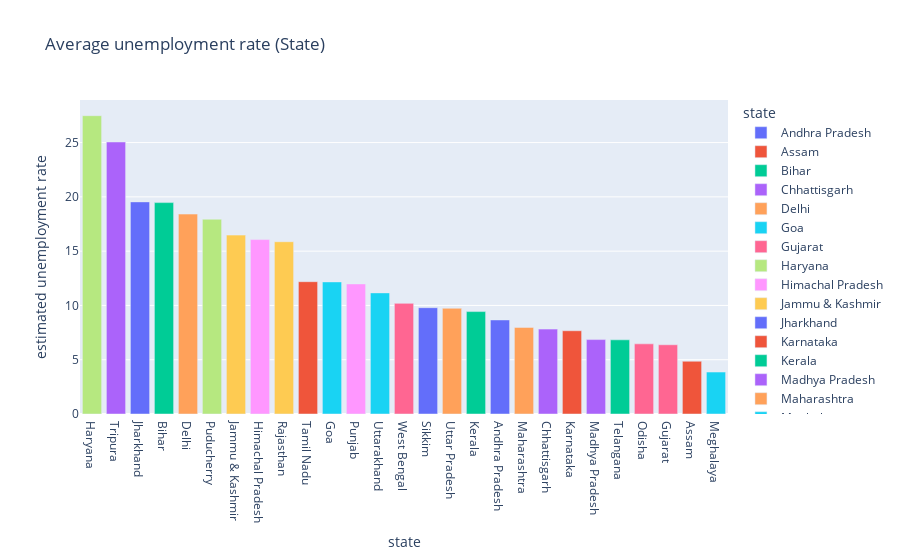

Source (notebook cell):
### Code cell
# average unemployment rate bar plot

fig = px.bar(state,x='state',y='estimated unemployment rate',color='state',title='Average unemployment rate (State)')
fig.update_layout(xaxis={'categoryorder':'total descending'})
fig.show()

### Figure 1 — Plotly figure (JSON) as saved in the notebook; plotly's stock layout.template omitted (floating-point values rounded to 4 significant figures)
{"data": [{"alignmentgroup": "True", "hovertemplate": "state=%{x}<br>estimated unemployment rate=%{y}<extra></extra>", "legendgroup": "Andhra Pradesh", "marker": {"color": "#636efa", "pattern": {"shape": ""}}, "name": "Andhra Pradesh", "offsetgroup": "Andhra Pradesh", "orientation": "v", "showlegend": true, "textposition": "auto", "type": "bar", "x": ["Andhra Pradesh"], "xaxis": "x", "y": [8.664], "yaxis": "y"}, {"alignmentgroup": "True", "hovertemplate": "state=%{x}<br>estimated unemployment rate=%{y}<extra></extra>", "legendgroup": "Assam", "marker": {"color": "#EF553B", "pattern": {"shape": ""}}, "name": "Assam", "offsetgroup": "Assam", "orientation": "v", "showlegend": true, "textposition": "auto", "type": "bar", "x": ["Assam"], "xaxis": "x", "y": [4.856], "yaxis": "y"}, {"alignmentgroup": "True", "hovertemplate": "state=%{x}<br>estimated unemployment rate=%{y}<extra></extra>", "legendgroup": "Bihar", "marker": {"color": "#00cc96", "pattern": {"shape": ""}}, "name": "Bihar", "offsetgroup": "Bihar", "orientation": "v", "showlegend": true, "textposition": "auto", "type": "bar", "x": ["Bihar"], "xaxis": "x", "y": [19.47], "yaxis": "y"}, {"alignmentgroup": "True", "hovertemplate": "state=%{x}<br>estimated unemployment rate=%{y}<extra></extra>", "legendgroup": "Chhattisgarh", "marker": {"color": "#ab63fa", "pattern": {"shape": ""}}, "name": "Chhattisgarh", "offsetgroup": "Chhattisgarh", "orientation": "v", "showlegend": true, "textposition": "auto", "type": "bar", "x": ["Chhattisgarh"], "xaxis": "x", "y": [7.819], "yaxis": "y"}, {"alignmentgroup": "True", "hovertemplate": "state=%{x}<br>estimated unemployment rate=%{y}<extra></extra>", "legendgroup": "Delhi", "marker": {"color": "#FFA15A", "pattern": {"shape": ""}}, "name": "Delhi", "offsetgroup": "Delhi", "orientation": "v", "showlegend": true, "textposition": "auto", "type": "bar", "x": ["Delhi"], "xaxis": "x", "y": [18.41], "yaxis": "y"}, {"alignmentgroup": "True", "hovertemplate": "state=%{x}<br>estimated unemployment rate=%{y}<extra></extra>", "legendgroup": "Goa", "marker": {"color": "#19d3f3", "pattern": {"shape": ""}}, "name": "Goa", "offsetgroup": "Goa", "orientation": "v", "showlegend": true, "textposition": "auto", "type": "bar", "x": ["Goa"], "xaxis": "x", "y": [12.17], "yaxis": "y"}, {"alignmentgroup": "True", "hovertemplate": "state=%{x}<br>estimated unemployment rate=%{y}<extra></extra>", "legendgroup": "Gujarat", "marker": {"color": "#FF6692", "pattern": {"shape": ""}}, "name": "Gujarat", "offsetgroup": "Gujarat", "orientation": "v", "showlegend": true, "textposition": "auto", "type": "bar", "x": ["Gujarat"], "xaxis": "x", "y": [6.376], "yaxis": "y"}, {"alignmentgroup": "True", "hovertemplate": "state=%{x}<br>estimated unemployment rate=%{y}<extra></extra>", "legendgroup": "Haryana", "marker": {"color": "#B6E880", "pattern": {"shape": ""}}, "name": "Haryana", "offsetgroup": "Haryana", "orientation": "v", "showlegend": true, "textposition": "auto", "type": "bar", "x": ["Haryana"], "xaxis": "x", "y": [27.48], "yaxis": "y"}, {"alignmentgroup": "True", "hovertemplate": "state=%{x}<br>estimated unemployment rate=%{y}<extra></extra>", "legendgroup": "Himachal Pradesh", "marker": {"color": "#FF97FF", "pattern": {"shape": ""}}, "name": "Himachal Pradesh", "offsetgroup": "Himachal Pradesh", "orientation": "v", "showlegend": true, "textposition": "auto", "type": "bar", "x": ["Himachal Pradesh"], "xaxis": "x", "y": [16.07], "yaxis": "y"}, {"alignmentgroup": "True", "hovertemplate": "state=%{x}<br>estimated unemployment rate=%{y}<extra></extra>", "legendgroup": "Jammu & Kashmir", "marker": {"color": "#FECB52", "pattern": {"shape": ""}}, "name": "Jammu & Kashmir", "offsetgroup": "Jammu & Kashmir", "orientation": "v", "showlegend": true, "textposition": "auto", "type": "bar", "x": ["Jammu & Kashmir"], "xaxis": "x", "y": [16.48], "yaxis": "y"}, {"alignmentgroup": "True", "hovertemplate": "state=%{x}<br>estimated unemployment rate=%{y}<extra></extra>", "legendgroup": "Jharkhand", "marker": {"color": "#636efa", "pattern": {"shape": ""}}, "name": "Jharkhand", "offsetgroup": "Jharkhand", "orientation": "v", "showlegend": true, "textposition": "auto", "type": "bar", "x": ["Jharkhand"], "xaxis": "x", "y": [19.54], "yaxis": "y"}, {"alignmentgroup": "True", "hovertemplate": "state=%{x}<br>estimated unemployment rate=%{y}<extra></extra>", "legendgroup": "Karnataka", "marker": {"color": "#EF553B", "pattern": {"shape": ""}}, "name": "Karnataka", "offsetgroup": "Karnataka", "orientation": "v", "showlegend": true, "textposition": "auto", "type": "bar", "x": ["Karnataka"], "xaxis": "x", "y": [7.668], "yaxis": "y"}, {"alignmentgroup": "True", "hovertemplate": "state=%{x}<br>estimated unemployment rate=%{y}<extra></extra>", "legendgroup": "Kerala", "marker": {"color": "#00cc96", "pattern": {"shape": ""}}, "name": "Kerala", "offsetgroup": "Kerala", "orientation": "v", "showlegend": true, "textposition": "auto", "type": "bar", "x": ["Kerala"], "xaxis": "x", "y": [9.434], "yaxis": "y"}, {"alignmentgroup": "True", "hovertemplate": "state=%{x}<br>estimated unemployment rate=%{y}<extra></extra>", "legendgroup": "Madhya Pradesh", "marker": {"color": "#ab63fa", "pattern": {"shape": ""}}, "name": "Madhya Pradesh", "offsetgroup": "Madhya Pradesh", "orientation": "v", "showlegend": true, "textposition": "auto", "type": "bar", "x": ["Madhya Pradesh"], "xaxis": "x", "y": [6.854], "yaxis": "y"}, {"alignmentgroup": "True", "hovertemplate": "state=%{x}<br>estimated unemployment rate=%{y}<extra></extra>", "legendgroup": "Maharashtra", "marker": {"color": "#FFA15A", "pattern": {"shape": ""}}, "name": "Maharashtra", "offsetgroup": "Maharashtra", "orientation": "v", "showlegend": true, "textposition": "auto", "type": "bar", "x": ["Maharashtra"], "xaxis": "x", "y": [7.979], "yaxis": "y"}, {"alignmentgroup": "True", "hovertemplate": "state=%{x}<br>estimated unemployment rate=%{y}<extra></extra>", "legendgroup": "Meghalaya", "marker": {"color": "#19d3f3", "pattern": {"shape": ""}}, "name": "Meghalaya", "offsetgroup": "Meghalaya", "orientation": "v", "showlegend": true, "textposition": "auto", "type": "bar", "x": ["Meghalaya"], "xaxis": "x", "y": [3.866], "yaxis": "y"}, {"alignmentgroup": "True", "hovertemplate": "state=%{x}<br>estimated unemployment rate=%{y}<extra></extra>", "legendgroup": "Odisha", "marker": {"color": "#FF6692", "pattern": {"shape": ""}}, "name": "Odisha", "offsetgroup": "Odisha", "orientation": "v", "showlegend": true, "textposition": "auto", "type": "bar", "x": ["Odisha"], "xaxis": "x", "y": [6.462], "yaxis": "y"}, {"alignmentgroup": "True", "hovertemplate": "state=%{x}<br>estimated unemployment rate=%{y}<extra></extra>", "legendgroup": "Puducherry", "marker": {"color": "#B6E880", "pattern": {"shape": ""}}, "name": "Puducherry", "offsetgroup": "Puducherry", "orientation": "v", "showlegend": true, "textposition": "auto", "type": "bar", "x": ["Puducherry"], "xaxis": "x", "y": [17.94], "yaxis": "y"}, {"alignmentgroup": "True", "hovertemplate": "state=%{x}<br>estimated unemployment rate=%{y}<extra></extra>", "legendgroup": "Punjab", "marker": {"color": "#FF97FF", "pattern": {"shape": ""}}, "name": "Punjab", "offsetgroup": "Punjab", "orientation": "v", "showlegend": true, "textposition": "auto", "type": "bar", "x": ["Punjab"], "xaxis": "x", "y": [11.98], "yaxis": "y"}, {"alignmentgroup": "True", "hovertemplate": "state=%{x}<br>estimated unemployment rate=%{y}<extra></extra>", "legendgroup": "Rajasthan", "marker": {"color": "#FECB52", "pattern": {"shape": ""}}, "name": "Rajasthan", "offsetgroup": "Rajasthan", "orientation": "v", "showlegend": true, "textposition": "auto", "type": "bar", "x": ["Rajasthan"], "xaxis": "x", "y": [15.87], "yaxis": "y"}, {"alignmentgroup": "True", "hovertemplate": "state=%{x}<br>estimated unemployment rate=%{y}<extra></extra>", "legendgroup": "Sikkim", "marker": {"color": "#636efa", "pattern": {"shape": ""}}, "name": "Sikkim", "offsetgroup": "Sikkim", "orientation": "v", "showlegend": true, "textposition": "auto", "type": "bar", "x": ["Sikkim"], "xaxis": "x", "y": [9.793], "yaxis": "y"}, {"alignmentgroup": "True", "hovertemplate": "state=%{x}<br>estimated unemployment rate=%{y}<extra></extra>", "legendgroup": "Tamil Nadu", "marker": {"color": "#EF553B", "pattern": {"shape": ""}}, "name": "Tamil Nadu", "offsetgroup": "Tamil Nadu", "orientation": "v", "showlegend": true, "textposition": "auto", "type": "bar", "x": ["Tamil Nadu"], "xaxis": "x", "y": [12.19], "yaxis": "y"}, {"alignmentgroup": "True", "hovertemplate": "state=%{x}<br>estimated unemployment rate=%{y}<extra></extra>", "legendgroup": "Telangana", "marker": {"color": "#00cc96", "pattern": {"shape": ""}}, "name": "Telangana", "offsetgroup": "Telangana", "orientation": "v", "showlegend": true, "textposition": "auto", "type": "bar", "x": ["Telangana"], "xaxis": "x", "y": [6.833], "yaxis": "y"}, {"alignmentgroup": "True", "hovertemplate": "state=%{x}<br>estimated unemployment rate=%{y}<extra></extra>", "legendgroup": "Tripura", "marker": {"color": "#ab63fa", "pattern": {"shape": ""}}, "name": "Tripura", "offsetgroup": "Tripura", "orientation": "v", "showlegend": true, "textposition": "auto", "type": "bar", "x": ["Tripura"], "xaxis": "x", "y": [25.05], "yaxis": "y"}, {"alignmentgroup": "True", "hovertemplate": "state=%{x}<br>estimated unemployment rate=%{y}<extra></extra>", "legendgroup": "Uttar Pradesh", "marker": {"color": "#FFA15A", "pattern": {"shape": ""}}, "name": "Uttar Pradesh", "offsetgroup": "Uttar Pradesh", "orientation": "v", "showlegend": true, "textposition": "auto", "type": "bar", "x": ["Uttar Pradesh"], "xaxis": "x", "y": [9.737], "yaxis": "y"}, {"alignmentgroup": "True", "hovertemplate": "state=%{x}<br>estimated unemployment rate=%{y}<extra></extra>", "legendgroup": "Uttarakhand", "marker": {"color": "#19d3f3", "pattern": {"shape": ""}}, "name": "Uttarakhand", "offsetgroup": "Uttarakhand", "orientation": "v", "showlegend": true, "textposition": "auto", "type": "bar", "x": ["Uttarakhand"], "xaxis": "x", "y": [11.16], "yaxis": "y"}, {"alignmentgroup": "True", "hovertemplate": "state=%{x}<br>estimated unemployment rate=%{y}<extra></extra>", "legendgroup": "West Bengal", "marker": {"color": "#FF6692", "pattern": {"shape": ""}}, "name": "West Bengal", "offsetgroup": "West Bengal", "orientation": "v", "showlegend": true, "textposition": "auto", "type": "bar", "x": ["West Bengal"], "xaxis": "x", "y": [10.19], "yaxis": "y"}], "layout": {"barmode": "relative", "legend": {"title": {"text": "state"}, "tracegroupgap": 0}, "title": {"text": "Average unemployment rate (State)"}, "xaxis": {"anchor": "y", "categoryarray": ["Andhra Pradesh", "Assam", "Bihar", "Chhattisgarh", "Delhi", "Goa", "Gujarat", "Haryana", "Himachal Pradesh", "Jammu & Kashmir", "Jharkhand", "Karnataka", "Kerala", "Madhya Pradesh", "Maharashtra", "Meghalaya", "Odisha", "Puducherry", "Punjab", "Rajasthan", "Sikkim", "Tamil Nadu", "Telangana", "Tripura", "Uttar Pradesh", "Uttarakhand", "West Bengal"], "categoryorder": "total descending", "domain": [0, 1], "title": {"text": "state"}}, "yaxis": {"anchor": "x", "domain": [0, 1], "title": {"text": "estimated unemployment rate"}}}}
